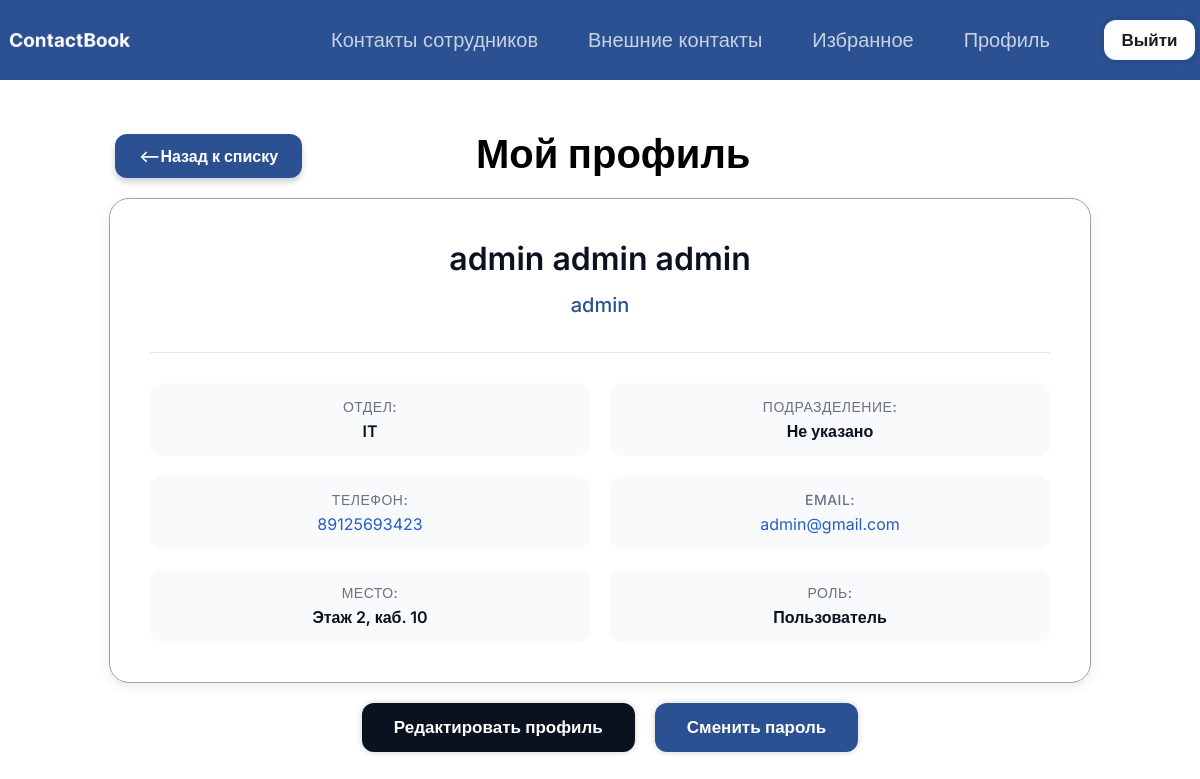
The page /profile/ (signed in) on the database as committed earlier.
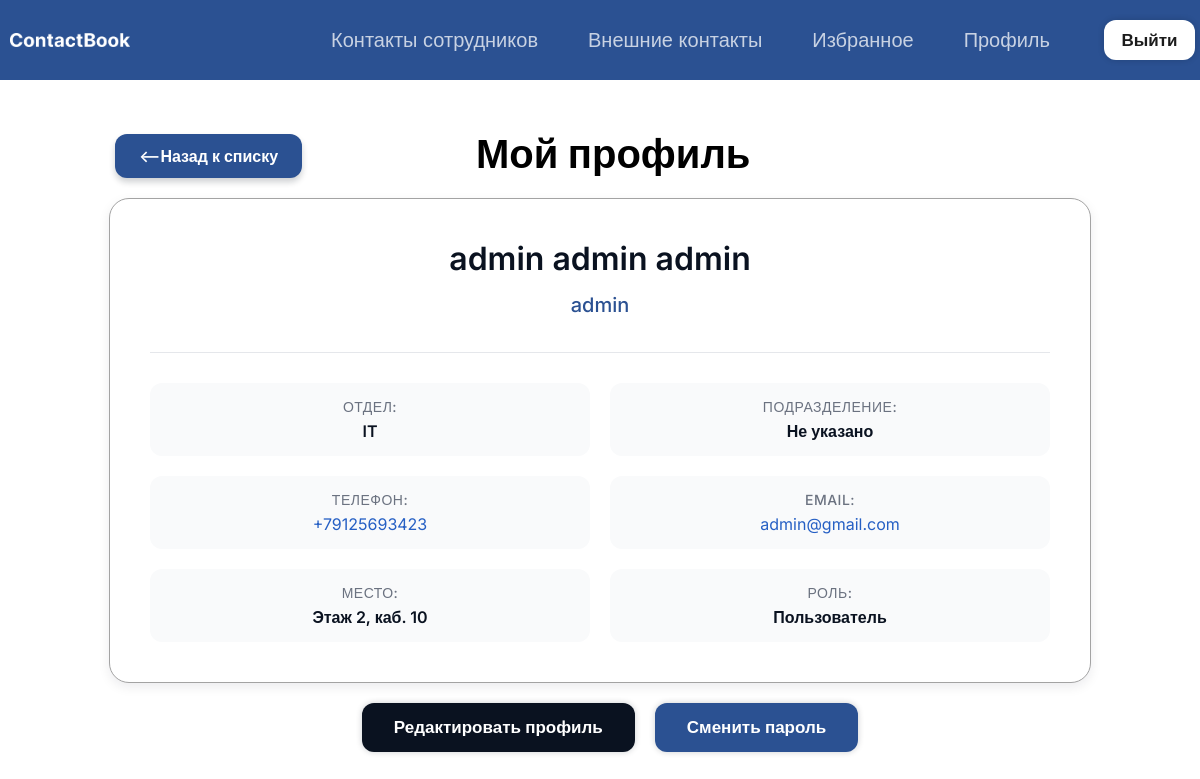
The same page on the database as committed later.
### ContactBook/models.py (models this page shows, shortened)
class Employee(models.Model):
    last_name = models.CharField(max_length=50, verbose_name='Фамилия')
    first_name = models.CharField(max_length=50, verbose_name='Имя')
    middle_name = models.CharField(max_length=50, blank=True, null=True, verbose_name='Отчество')
    department = models.ForeignKey(Department, on_delete=models.PROTECT, verbose_name='Отдел')
    subdivision = models.ForeignKey(Subdivision, on_delete=models.SET_NULL, blank=True, null=True, verbose_name='Подразделение')
    position = models.CharField(max_length=100, verbose_name='Должность')
    phone = models.CharField(max_length=20, unique=True, verbose_name='Телефон')
    floor = models.CharField(max_length=50, verbose_name='Этаж')
    cabinet = models.CharField(max_length=50, blank=True, null=True, verbose_name='Кабинет')
    role = models.CharField(
        max_length=20,
        choices=[('user', 'Пользователь'), ('admin', 'Администратор')],
        default='user',
        verbose_name='Роль'
    )
    user_account = models.OneToOneField(User, on_delete=models.CASCADE, null=True, blank=True, related_name='employee_profile', verbose_name='Аккаунт входа')
    is_deleted = models.BooleanField(default=False, verbose_name='Удалён')
    deleted_at = models.DateTimeField(null=True, blank=True, verbose_name='Дата удаления')
    objects = EmployeeManager()  # По умолчанию показывает только активные
    all_objects = models.Manager()  # Показывает всех, включая удалённых
    class Meta:
        verbose_name_plural = 'Сотрудники'

class Department(models.Model):
    name = models.CharField(max_length=100, unique=True, verbose_name='Название отдела')
    class Meta:
        verbose_name_plural = 'Отделы'

### ContactBook/views.py (the view)
# urls.py: path('profile/', views.my_profile, name='my_profile'),
@login_required
def my_profile(request):
    employee = request.user.employee_profile
    return render(request, 'contactbook/my_profile.html', {
        'employee': employee,
        'user_email': request.user.email
    })

### ContactBook/templates/contactbook/my_profile.html (shortened to what this page needs)
{% extends "base.html" %}
{% block content %}
<div class="profile-container">
    <div class="profile-header">
        <div class="nazad">
            <a href="{% url 'contactbook:employee_list' %}" class="btn back-link"><--Назад к списку</a>
        </div>
        <h1>Мой профиль</h1>
    </div>
    <div class="profile-card">
        <div class="profile-info">
            <h2>{{ employee.last_name }} {{ employee.first_name }} {{ employee.middle_name|default:"" }}</h2>
            <p class="profile-position">{{ employee.position }}</p>
            <div class="profile-details">
                <div class="detail-item">
                    <label class="detail-label">Отдел:</label>
                    <span class="detail-value">{{ employee.department.name }}</span>
                </div>
                <div class="detail-item">
                    <label class="detail-label">Подразделение:</label>
                    <span class="detail-value">{{ employee.subdivision.name|default:"Не указано" }}</span>
                </div>
                <div class="detail-item">
                    <label class="detail-label">Телефон:</label>
                    <a href="#" onclick="navigator.clipboard.writeText(this.innerText); alert('Скопировано'); return false;" class="copy-data">{{ employee.phone }}</a>
                </div>
                <div class="detail-item">
                    <label class="detail-label">Email:</label>
                    <a href="#" onclick="navigator.clipboard.writeText(this.innerText); alert('Скопировано'); return false;" class="copy-data">{{ user_email }}</a>
                </div>
                <div class="detail-item">
                    <label class="detail-label">Место:</label>
                    <span class="detail-value">Этаж {{ employee.floor }}{% if employee.cabinet %}, каб. {{ employee.cabinet }}{% endif %}</span>
                </div>
                <div class="detail-item">
                    <label class="detail-label">Роль:</label>
                    <span class="detail-value">{{ employee.get_role_display }}</span>
                </div>
            </div>
        </div>
    </div>
    <div class="prof-btn">
        <br>
        <a href="{% url 'contactbook:edit_profile' %}" class="btn btn-primary">Редактировать профиль</a>
        {% if employee.user_account == request.user %}
        <a href="{% url 'contactbook:change_password' %}" class="btn btn-secondary">Сменить пароль</a>
        {% endif %}
    </div>
</div>
{% endblock %}

Rows that differ between the two databases and show on the page:
changed Employee "admin": phone "89125693423" → "+79125693423"
